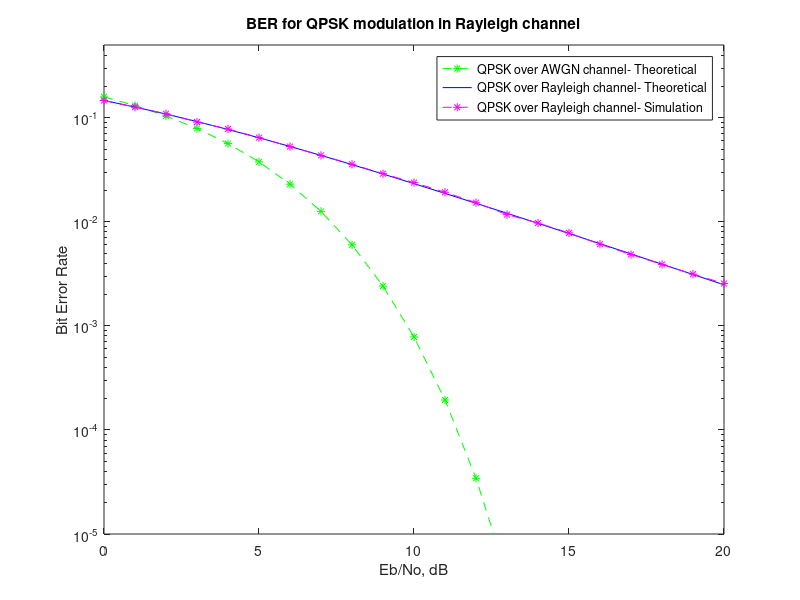

MATLAB code for this plot:
clear; clc;

function Rcv = Refresh(Received)    
    
    sz=length(Received);        
    y=[];
    for i=1:sz,
        if Received(i)>=0
            y(i) = 1;    
        else
            y(i)= -1;    
        end
    end
    
    Rcv=y;
end


N = 10^5;   
bitstrm1 = [];             
bitstrm2 = [];  

for i = 1:N 
    bitstrm1 = [bitstrm1 (-1+2*round(rand(1,1)))];    
    bitstrm2 = [bitstrm2 (-1+2*round(rand(1,1)))];    
end

Data = [bitstrm1; bitstrm2];     

Eb_No_dB = [0:20]; 

for i = 1:length(Eb_No_dB)
   
   sig = sqrt(1/10^(Eb_No_dB(i)/10));                % noise variance 
   n = sig*(randn(2,N) + 1i*randn(2,N));             % Additive white gaussian noise prototype 
   h = randn(2,N) + 1i*randn(2,N);                   % Rayleigh channel
   
   y = h.*Data + n;                                  % bit-streams corrupted by Rayleigh channel & AWGN
   y_rcv = y./h;                                     % equalization of received data by channel information at the receiver
   
   
   Data_rcv = [Refresh(real(y_rcv(1,:))); Refresh(real(y_rcv(2,:)))];                          % Regenerating the received bits by threshold comparison
   Err(i) = sum(sum(round(Data) ~= round(Data_rcv)));                                          % computing the bit error in each simulation

end
   
simBer = Err/(2*N);                                                                    % average BER on total no. of bits simulated

EbNo_lin = 10.^(Eb_No_dB/10);
theoryBer_AWGN = 0.5*erfc(sqrt(EbNo_lin/2));                                           % theoretical BER of QPSK over AWGN channel

theoryBer_Rayl = 0.5.*(1-sqrt(EbNo_lin./(EbNo_lin+1)));                                % theoretical BER of QPSK over Rayleigh channel

                                                                                       % plotting the simulated results
semilogy(Eb_No_dB,theoryBer_AWGN,'g--*');
hold on
semilogy(Eb_No_dB,theoryBer_Rayl,'b-');
hold on;
semilogy(Eb_No_dB,simBer,'m--*');

axis([0 20 10^-5 0.5])

legend('QPSK over AWGN channel- Theoretical','QPSK over Rayleigh channel- Theoretical', 'QPSK over Rayleigh channel- Simulation');
xlabel('Eb/No, dB');
ylabel('Bit Error Rate');
title('BER for QPSK modulation in Rayleigh channel');   
  
